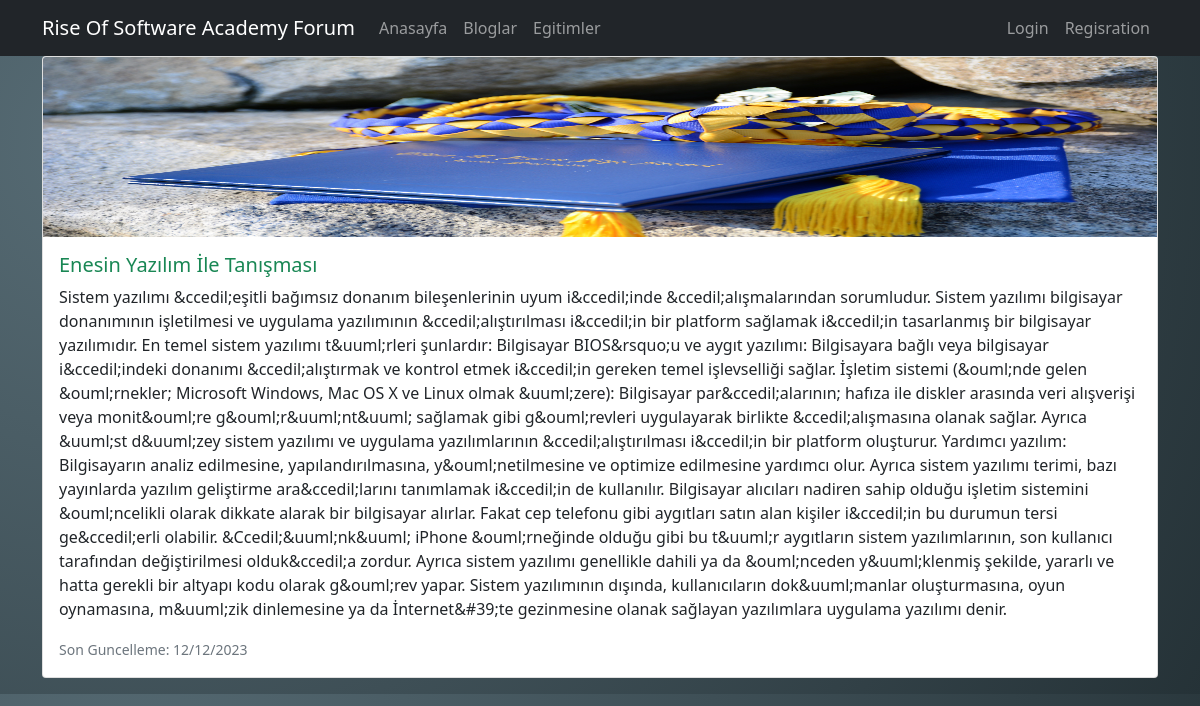
Screenshot of /blogs/enesin-yazlm-ile-tansmas with the database file from the repository.
### blog/models.py (models this page shows, shortened)
class Blog(models.Model):
    name = models.CharField(max_length=250)
    resim = models.ImageField(upload_to="blogs")
    description = RichTextField()
    post_time = models.CharField(max_length=250)
    is_active = models.BooleanField(default=True)
    slug = models.SlugField(null=False, unique=True, db_index=True, editable=False)
    category = models.ForeignKey(Category,on_delete=models.CASCADE)

### blog/views.py (the view)
# urls.py: path("blogs/<slug:slug>", views.details, name="details"),
def details(request,slug):
    data = {
        "details": Blog.objects.get(slug=slug)
    }
    return render (request, "blog/details.html",data)

### blog/templates/blog/details.html (shortened to what this page needs)
{% extends "body.html" %}
{% load static %}
{% block content %}
<div class="card mb-3">
    <img class="bd-placeholder-img card-img-top" src="{{details.resim.url}}" width="100%" height="180" ></img>
    <div class="card-body">
      <h5 class="card-title text-success">{{details.name}}</h5>
      <p class="card-text">{{details.description}}</p>
      <p class="card-text"><small class="text-muted">{{details.post_time}}</small></p>
    </div>
</div>
{% endblock  %}

### templates/body.html (shortened to what this page needs)
<!DOCTYPE html>
<html lang="en">
<head>
    <link href="https://cdn.jsdelivr.net/npm/bootstrap@5.0.2/dist/css/bootstrap.min.css" rel="stylesheet">
</head>
<body style="background: radial-gradient(circle at 10% 20%, rgb(87, 108, 117) 0%, rgb(37, 50, 55) 100.2%);">
    {% include 'compont/_navbar.html' %}
    <div class="container">
        {% block content %} {% endblock %}
    </div>
</body>
</html>

### templates/compont/_navbar.html (shortened to what this page needs)
<nav class="navbar navbar-expand-lg navbar-dark bg-dark">
    <div class="container">
      <a class="navbar-brand" href="#">Rise Of Software Academy Forum</a>
      <div class="collapse navbar-collapse" id="navbarColor01">
        <ul class="navbar-nav me-auto mb-2 mb-lg-0">
          <li class="nav-item">
            <a class="nav-link" aria-current="page" href="{% url 'anasayfa' %}">Anasayfa</a>
          </li>
          <li class="nav-item">
            <a class="nav-link" href="{% url 'bloglar' %}">Bloglar</a>
          </li>
          <li class="nav-item">
            <a class="nav-link" href="{% url 'egitimler' %}">Egitimler</a>
          </li>
        </ul>
        <ul class="navbar-nav ms-auto mb-2 mb-lg-0">
          {% if user.is_authenticated %}
            <li class="nav-item">
              <a class="nav-link" href="#">Hosgeldin! {{user.username|title}}</a>
            </li>
            <li class="nav-item">
              <a class="nav-link" href="{% url 'logout' %}">Logout</a>
            </li>
          {% else %}
            <li class="nav-item">
              <a class="nav-link" aria-current="page" href="{% url 'login' %}">Login</a>
            </li>
            <li class="nav-item">
              <a class="nav-link" href="{% url 'registration' %}">Regisration</a>
            </li>
          {% endif %}
        </ul>
      </div>
    </div>
  </nav>

### rows the page displays
Blog: resim (picture), name "Enesin Yazılım İle Tanışması", description "Sistem yazılımı &ccedil;eşitli bağımsız donanım bileşenlerinin uyum i&ccedil;inde &ccedil;alışmalarından sorumludur. Sistem yazılımı bilgisayar donanımının işletilmesi ve uygulama yazılımının &ccedil;alıştırılması i&ccedil;in bir platform sağlamak i&ccedil;in tasarlanmış bir bilgisayar yazılımıdır. En temel sistem yazılımı t&uuml;rleri şunlardır: Bilgisayar BIOS&rsquo;u ve aygıt yazılımı: Bilgisayara bağlı veya bilgisayar i&ccedil;indeki donanımı &ccedil;alıştırmak ve kontrol etmek i&ccedil;in gereken temel işlevselliği sağlar. İşletim sistemi (&ouml;nde gelen &ouml;rnekler; Microsoft Windows, Mac OS X ve Linux olmak &uuml;zere): Bilgisayar par&ccedil;alarının; hafıza ile diskler arasında…", post_time "Son Guncelleme: 12/12/2023"
